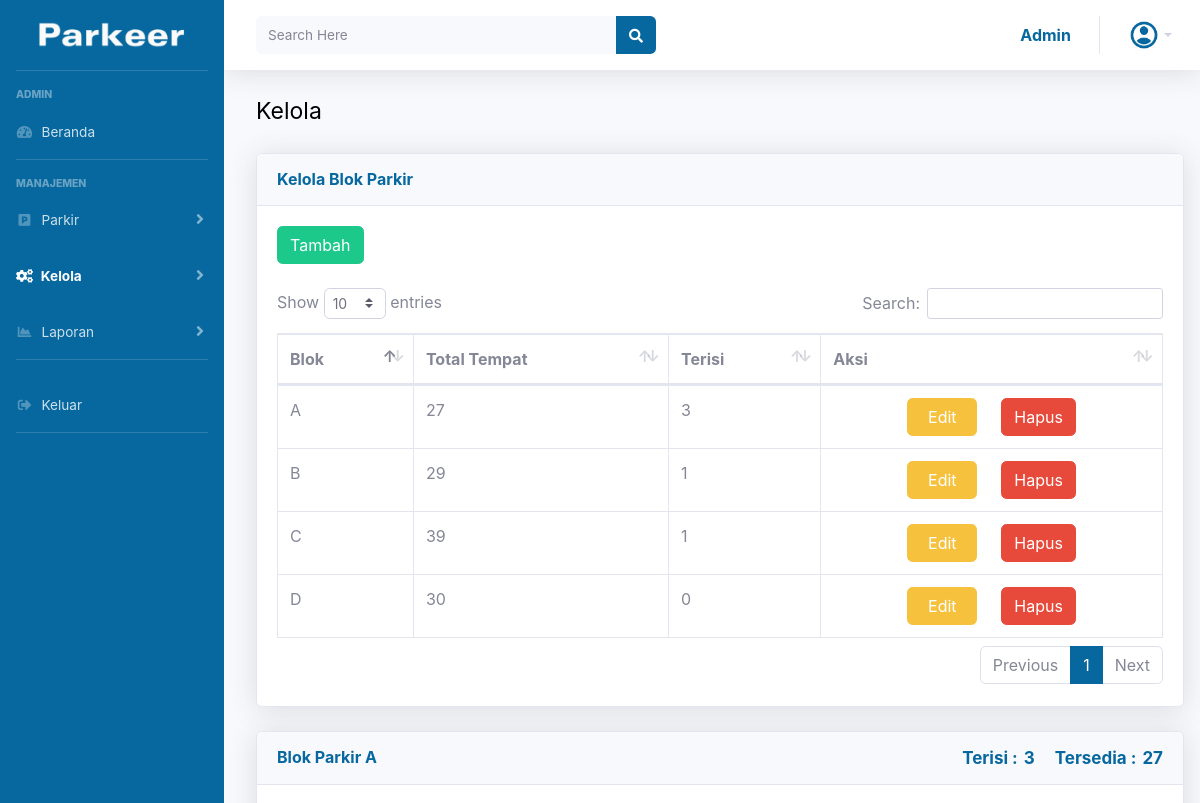
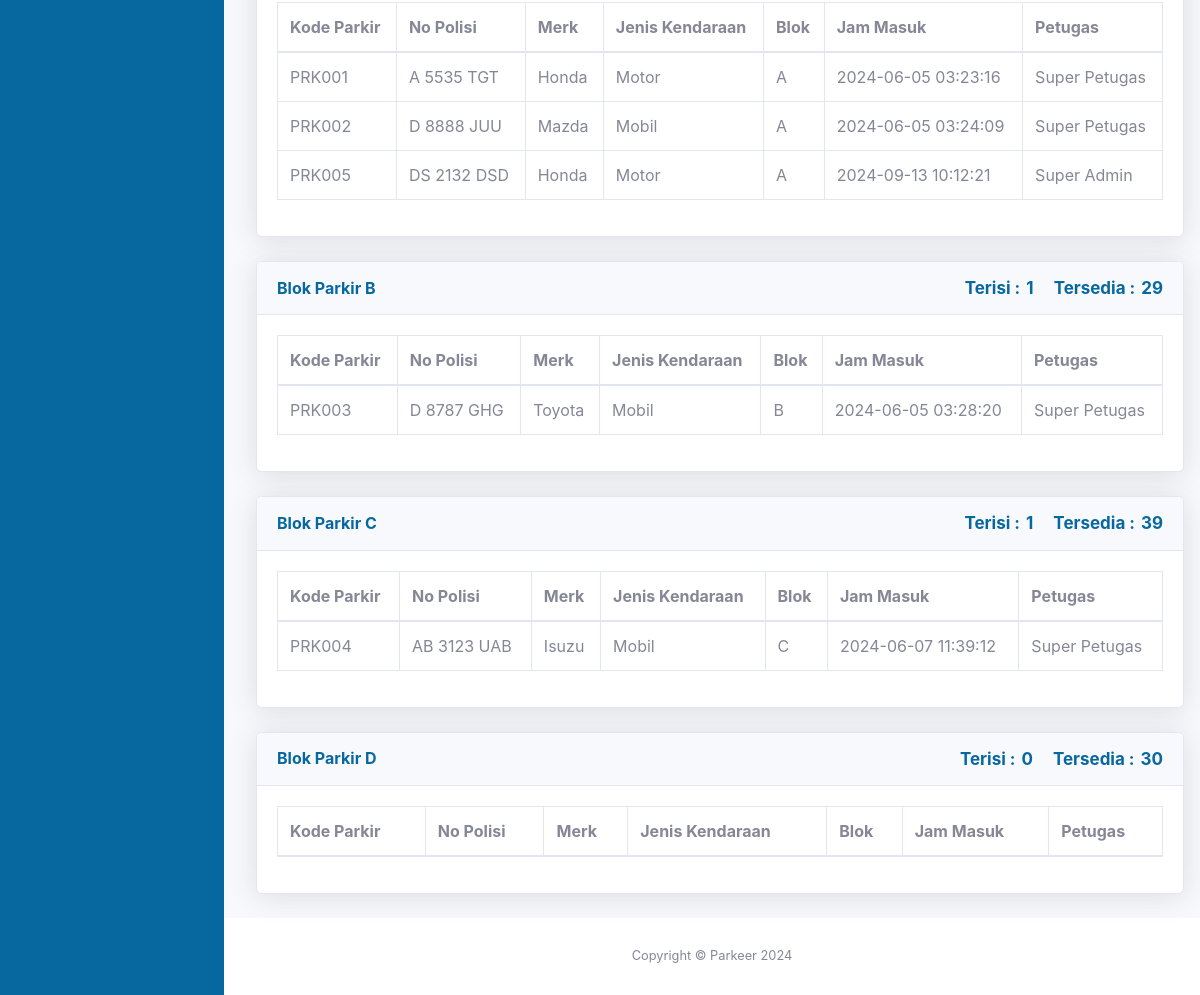
The app's page /app/admin/kelola_blok.php (signed in) with its own data (2 pictures, top to bottom).
### tables this page shows
CREATE TABLE `tbblok_parkir` (
  `id_blok` int(11) NOT NULL,
  `Blok` char(1) NOT NULL,
  `Total_Tempat` int(11) NOT NULL,
  `Terisi` int(11) NOT NULL
);

CREATE TABLE `tbpengendara_masuk` (
  `id_parkir` varchar(40) NOT NULL,
  `No_Polisi` varchar(40) NOT NULL,
  `Merk` varchar(40) NOT NULL,
  `Jenis` varchar(40) NOT NULL,
  `Blok` varchar(40) NOT NULL,
  `Jam_Masuk` timestamp NOT NULL DEFAULT current_timestamp() ON UPDATE current_timestamp(),
  `Petugas` varchar(40) NOT NULL
);

### app/admin/kelola_blok.php (the view, shortened to what this page needs)
<?php
include '../../config.php';
$sql_blok = "SELECT DISTINCT Blok FROM tbblok_parkir";
$query_blok = mysqli_query($conn, $sql_blok);
function getBlokDetail($conn, $blok)
{
    $query = mysqli_query($conn, "SELECT * FROM tbblok_parkir WHERE Blok = '$blok'");
    return mysqli_fetch_assoc($query);
}
function getPengendaraByBlok($conn, $blok)
{
    $sql = "SELECT * FROM tbpengendara_masuk WHERE Blok = '$blok'";
    return mysqli_query($conn, $sql);
}
?>
<!DOCTYPE html>
<html lang="en">
<head>
    <link href="../../vendor/fontawesome-free/css/all.min.css" rel="stylesheet" type="text/css">
    <link href="../../vendor/bootstrap/css/bootstrap.min.css" rel="stylesheet">
    <link rel="stylesheet" href="../../vendor/bootstrap/css/my.css">
    <link href="../../vendor/datatables/dataTables.bootstrap4.min.css" rel="stylesheet">
    <link href="../../vendor/datatables/dataTables.bootstrap4.min.css" rel="stylesheet">
</head>
<body id="page-top">
    <div id="wrapper">
        <ul class="navbar-nav bg-gradient-primary sidebar sidebar-dark accordion" id="accordionSidebar">
            <a class="sidebar-brand d-flex align-items-center justify-content-center" href="index.html">
                <img id="logo" src="../../assets/logo_huruf.png" alt="" width="150">
            </a>
            <hr class="sidebar-divider">
            <div class="sidebar-heading">
                ADMIN
            </div>
            <li class="nav-item ">
                <a class="nav-link" href="dashboard.php">
                    <i class="fas fa-fw fa-tachometer-alt"></i>
                    <span>Beranda</span></a>
            </li>
            <hr class="sidebar-divider">
            <div class="sidebar-heading">
                MANAJEMEN
            </div>
            <li class="nav-item">
                <a class="nav-link collapsed" href="#" data-toggle="collapse" data-target="#collapseOne" aria-expanded="true" aria-controls="collapseTwo">
                    <i class="fas fa-fw fa-parking"></i>
                    <span>Parkir</span>
                </a>
            </li>
            <li class="nav-item active">
                <a class="nav-link collapsed" href="#" data-toggle="collapse" data-target="#collapseTwo" aria-expanded="true" aria-controls="collapseTwo">
                    <i class="fa fa-cogs"></i>
                    <span>Kelola</span>
                </a>
            </li>
            <li class="nav-item">
                <a class="nav-link collapsed" href="#" data-toggle="collapse" data-target="#collapseUtilities" aria-expanded="true" aria-controls="collapseUtilities">
                    <i class="fas fa-fw fa-chart-area"></i>
                    <span>Laporan</span>
                </a>
            </li>
            <hr class="sidebar-divider">
            <li class="nav-item">
                <a class="nav-link" href="../../index.php" data-toggle="modal" data-target="#logoutModal">
                    <i class="fas fa-fw fa-sign-out-alt"></i>
                    <span>Keluar</span></a>
            </li>
            <hr class="sidebar-divider d-none d-md-block">
        </ul>
        <div id="content-wrapper" class="d-flex flex-column">
            <div id="content">
                <nav class="navbar navbar-expand navbar-light bg-white topbar mb-4 static-top shadow">
                    <form action="search.php" method="GET" class="d-none d-sm-inline-block form-inline mr-auto ml-md-3 my-2 my-md-0 mw-100 navbar-search">
                        <div class="input-group">
                            <input type="text" class="form-control bg-light border-0 small" placeholder="Search Here" aria-label="Search" aria-describedby="basic-addon2" name="keyword">
                            <div class="input-group-append">
                                <button class="btn search" type="submit">
                                    <i class="fas fa-search fa-sm" style="color: white"></i>
                                </button>
                            </div>
                        </div>
                    </form>
                    <ul class="navbar-nav ml-auto">
                        <li class="nav-item dropdown no-arrow">
                            <a class="nav-link dropdown-toggle">
                                <span class="d-none d-lg-inline namaAdmin">
                                    <?= $_SESSION['admin']; ?>
                                </span>
                            </a>
                        </li>
                        <li class="nav-item no-arrow">
                            <a class="nav-link dropdown-toggle" href="#" id="userDropdown" role="button" data-toggle="dropdown" aria-haspopup="true" aria-expanded="false">
                                <img class="img-profile rounded-circle" src="../../assets/user1.png">
                            </a>
                        </li>
                    </ul>
                </nav>
                <div class="container ml-2">
                    <p class="hurufatas">Kelola</p>
                    <div class="card shadow mb-4">
                        <div class="card-header py-3 d-flex justify-content-between align-items-center">
                            <h6 class="m-0 font-weight-bold textjudultabel">Kelola Blok Parkir</h6>
                        </div>
                        <div class="card-body">
                            <a href="crud/tambah_blok.php" class="btn btn-success mr-4 btntambah">Tambah</a>
                            <div class="table-responsive">
                                <table class="table table-bordered" id="dataTable" width="100%" cellspacing="0">
                                    <thead>
                                        <tr>
                                            <th>Blok</th>
                                            <th>Total Tempat</th>
                                            <th>Terisi</th>
                                            <th>Aksi</th>
                                        </tr>
                                    </thead>
                                    <tbody id="hasilPencarian">
                                        <?php
                                        $sql = "SELECT * FROM tbblok_parkir";
                                        $query = mysqli_query($conn, $sql);
                                        while ($blokparkir = mysqli_fetch_array($query)) {
                                            echo "<tr>";
                                            echo "<td>" . $blokparkir['Blok'] . "</td>";
                                            echo "<td>" . $blokparkir['Total_Tempat'] . "</td>";
                                            echo "<td>" . $blokparkir['Terisi'] . "</td>";
                                            echo "<td class='text-center align-middle'>";
                                            echo "<div class='d-flex justify-content-center'>";
                                            echo "<a href='crud/edit_blok.php?id_blok=" . $blokparkir['id_blok'] . "' class='btn btn-warning btnedit mr-4'>Edit</a>";
                                            echo "<a href='crud/hapus_blok.php?id_blok=" . $blokparkir['id_blok'] . "' class='btn btn-danger btnhapus'>Hapus</a>";
                                            echo "</div>";
                                            echo "</td>";
                                            echo "</tr>";
                                        }
                                        ?>
                                    </tbody>
                                </table>
                            </div>
                        </div>
                    </div>
                    <?php
                    while ($row_blok = mysqli_fetch_assoc($query_blok)) {
                        $blok = $row_blok['Blok'];
                        $blokDetail = getBlokDetail($conn, $blok);
                        $TotalTempat = $blokDetail['Total_Tempat'];
                        $Terisi = $blokDetail['Terisi'];
                        echo "
    <div class='card shadow mb-4'>
        <div class='card-header py-3 d-flex justify-content-between align-items-center'>
            <h6 class='m-0 font-weight-bold textjudultabel'>Blok Parkir $blok</h6>
            <div class='d-flex align-items-center'>
                <h6 class='m-0 font-weight-bold textjudultabel' style='font-size: 17px;'>Terisi :</h6>
                <h6 style='font-size: 17px; margin: 0 20px 0 6px; font-weight: bold;' class='textjudultabel'>$Terisi</h6>
                <h6 class='m-0 font-weight-bold textjudultabel' style='font-size: 17px; margin-left: 20px;'>Tersedia :</h6>
                <h6 style='font-size: 17px; margin: 0 0 0 6px; font-weight: bold;' class='textjudultabel'>$TotalTempat</h6>
            </div>
        </div>
        <div class='card-body'>
            <div class='table-responsive'>
                <table class='table table-bordered' id='dataTable_$blok' width='100%' cellspacing='0'>
                    <thead>
                        <tr>
                            <th>Kode Parkir</th>
                            <th>No Polisi</th>
                            <th>Merk</th>
                            <th>Jenis Kendaraan</th>
                            <th>Blok</th>
                            <th>Jam Masuk</th>
                            <th>Petugas</th>
                        </tr>
                    </thead>
                    <tbody id='hasilPencarian'>";
                        $query_pengendara = getPengendaraByBlok($conn, $blok);
                        while ($pengendara = mysqli_fetch_array($query_pengendara)) {
                            echo "
        <tr>
            <td>" . $pengendara['id_parkir'] . "</td>
            <td>" . $pengendara['No_Polisi'] . "</td>
            <td>" . $pengendara['Merk'] . "</td>
            <td>" . $pengendara['Jenis'] . "</td>
            <td>" . $pengendara['Blok'] . "</td>
            <td>" . $pengendara['Jam_Masuk'] . "</td>
            <td>" . $pengendara['Petugas'] . "</td>
        </tr>";
                        }
                        echo "
                    </tbody>
                </table>
            </div>
        </div>
    </div>";
                    }
                    ?>
                </div>
            </div>
            <footer class="sticky-footer bg-white">
                <div class="container my-auto">
                    <div class="copyright text-center my-auto">
                        <span>Copyright &copy; Parkeer 2024</span>
                    </div>
                </div>
            </footer>
        </div>
    </div>
</body>
</html>

### app/admin/kelola_blok.php (style rules this page uses)
.btnedit { width: 70px; }

### records on screen
tbblok_parkir: Blok "A", Total_Tempat "27", Terisi "3"
tbblok_parkir: Blok "B", Total_Tempat "29", Terisi "1"
tbblok_parkir: Blok "C", Total_Tempat "39", Terisi "1"
tbblok_parkir: Blok "D", Total_Tempat "30", Terisi "0"
tbpengendara_masuk: id_parkir "PRK001", No_Polisi "A 5535 TGT", Merk "Honda", Jenis "Motor", Blok "A", Jam_Masuk "2024-06-05 03:23:16", Petugas "Super Petugas"
tbpengendara_masuk: id_parkir "PRK002", No_Polisi "D 8888 JUU", Merk "Mazda", Jenis "Mobil", Blok "A", Jam_Masuk "2024-06-05 03:24:09", Petugas "Super Petugas"
tbpengendara_masuk: id_parkir "PRK005", No_Polisi "DS 2132 DSD", Merk "Honda", Jenis "Motor", Blok "A", Jam_Masuk "2024-09-13 10:12:21", Petugas "Super Admin"
tbpengendara_masuk: id_parkir "PRK003", No_Polisi "D 8787 GHG", Merk "Toyota", Jenis "Mobil", Blok "B", Jam_Masuk "2024-06-05 03:28:20", Petugas "Super Petugas"
tbpengendara_masuk: id_parkir "PRK004", No_Polisi "AB 3123 UAB", Merk "Isuzu", Jenis "Mobil", Blok "C", Jam_Masuk "2024-06-07 11:39:12", Petugas "Super Petugas"

### other values on screen
$_SESSION['admin'] "Admin"
$blok "A"
$blok "B"
$blok "C"
$blok "D"
